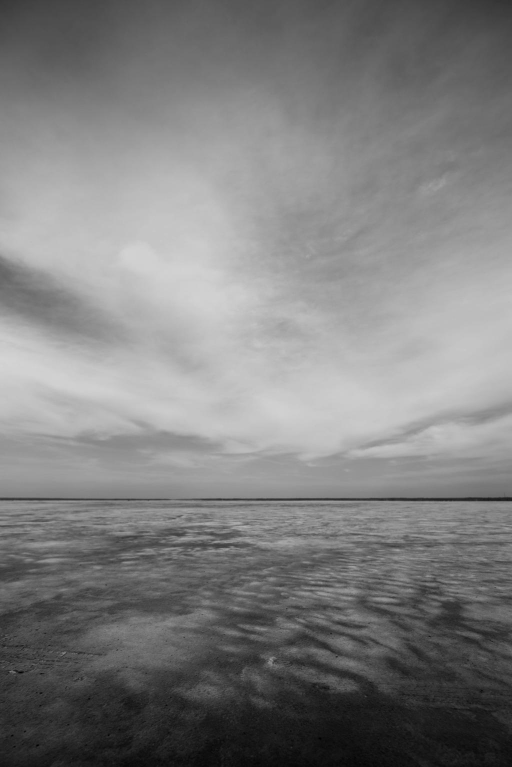
#> input picture imagem_paisagem.jpg, 1024 x 1534 px (shown at 1/2 size); its folder holds 7 pictures in this run
$ python svd_dimensionality_reduction.py
#> lines starting #> are read from the running program, lines starting #| are printed output that depends on the picture; long printed decimals are rounded
import numpy as np
import matplotlib.pyplot as plt
from PIL import Image

# Valores de k utilizados
K_VALUES = [5, 20, 50, 100, 200]

# Função para análise de uma imagem
def analisar_imagem(arquivo, nome):
    """
    Aplica a SVD a uma imagem em escala de cinza,
    gera as figuras e calcula as métricas utilizadas
    na análise.
    """
#> called with arquivo = 'imagem_paisagem.jpg', nome = 'paisagem'

    print("\n" + "=" * 70)
    print(f"ANÁLISE DA IMAGEM: {nome.upper()}")
    print("=" * 70)

    # Carregar imagem
    imagem = Image.open(arquivo).convert("L")

    A = np.array(imagem, dtype=float)

    m, n = A.shape
#> m = 1534; n = 1024

    print(f"Dimensões: {m} x {n}")
#| Dimensões: 1534 x 1024
    print(f"Total de pixels: {m*n}")
#| Total de pixels: 1570816

    # Decomposição SVD
    U, S, VT = np.linalg.svd(A, full_matrices=False)
#> S = 1024 values, max 170053.9 at index 0, min 1.66 at index 1023, mean 302.1

    print(f"Número de valores singulares: {len(S)}")
#| Número de valores singulares: 1024

    ks = [k for k in K_VALUES if k <= min(m, n)]
#> ks = [5, 20, 50, 100, 200]

    energia_total = np.sum(S**2)
#> energia_total = 2.92e+10

    # Figura - imagem original
    plt.figure(figsize=(5, 5))

    plt.imshow(A, cmap="gray")

    plt.title(f"Imagem original ({nome.capitalize()})")

    plt.axis("off")

    plt.tight_layout()

    plt.savefig(f"{nome}_original.png", dpi=300)

    plt.show()
    plt.close()

    # Figura - valores singulares
    plt.figure(figsize=(8, 5))

    plt.plot(S)

    plt.title(f"Valores singulares ({nome.capitalize()})")

    plt.xlabel("Índice")

    plt.ylabel("Magnitude")

    plt.grid(True)

    plt.tight_layout()

    plt.savefig(f"{nome}_valores_singulares.png", dpi=300)
#> figure, not shown here; curve peaks at x = 0, y = 170053.9

    plt.show()
    plt.close()

    # Figura - energia acumulada
    energia_acumulada = np.cumsum(S**2)
#> energia_acumulada = 1024 values from 2.89e+10 to 2.92e+10
    energia_acumulada /= energia_acumulada[-1]
#> energia_acumulada = 1024 values from 0.99 to 1

    plt.figure(figsize=(8, 5))

    plt.plot(energia_acumulada)

    plt.title(f"Energia acumulada ({nome.capitalize()})")

    plt.xlabel("k")

    plt.ylabel("Energia preservada")

    plt.grid(True)

    plt.tight_layout()

    plt.savefig(f"{nome}_energia_acumulada.png", dpi=300)
#> figure, not shown here; curve peaks at x = 1023, y = 1

    plt.show()
    plt.close()

    # Reconstruções
    reconstrucoes = {}

    fig, axes = plt.subplots(2, 3, figsize=(14, 8))

    axes[0, 0].imshow(A, cmap="gray")
    axes[0, 0].set_title("Original")
    axes[0, 0].axis("off")

    for ax, k in zip(axes.flat[1:], ks):

        Ak = U[:, :k] @ np.diag(S[:k]) @ VT[:k, :]

        Ak = np.clip(Ak, 0, 255)

        reconstrucoes[k] = Ak

        ax.imshow(Ak.astype(np.uint8), cmap="gray")

        ax.set_title(f"k = {k}")

        ax.axis("off")
#> after the loop, reconstrucoes = 5 items

    plt.tight_layout()

    plt.savefig(
        f"{nome}_comparacao.png",
        dpi=300,
        bbox_inches="tight"
    )
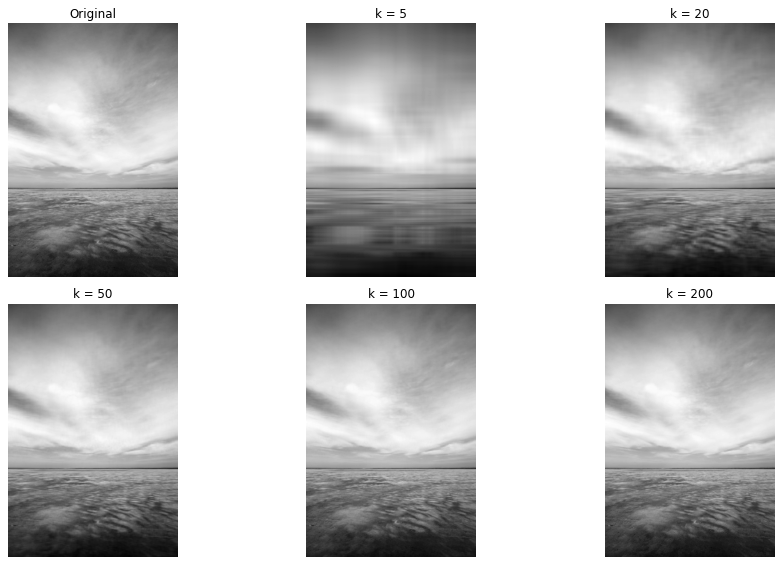
#> figure drawn by matplotlib, 6 panels

    plt.show()
    plt.close()

    # Resultados numéricos
    print("\nMétricas obtidas:\n")

    print(
        f"{'k':<10}"
        f"{'Erro':<18}"
        f"{'Compressão':<15}"
        f"{'Energia (%)'}"
    )

    resultados = []

    for k in ks:

        Ak = reconstrucoes[k]

        erro = (
            np.linalg.norm(A - Ak, "fro")
            / np.linalg.norm(A, "fro")
        )

        energia = (
            100 * np.sum(S[:k]**2)
            / energia_total
        )

        taxa = (m * n) / (k * (m + n + 1))

        resultados.append(
            (k, erro, taxa, energia)
        )

        print(
            f"{k:<10}"
            f"{erro:<18.6f}"
            f"{taxa:<15.2f}"
            f"{energia:.2f}"
        )
#> this loop made 5 passes
#> (erro, energia) on passes 1 to 5: (0.0561, 99.69), (0.0332, 99.89), (0.0208, 99.96), (0.0137, 99.98), (0.00698, 100)
#| 5         0.05609          122.77         99.69
#| 20        0.03316          30.69          99.89
#| 50        0.02077          12.28          99.96
#| 100       0.01371          6.14           99.98
#| 200       0.006985          3.07           100.00
#> after the loop, resultados = [(5, 0.0561, 122.8, 99.69), (20, 0.0332, 30.69, 99.89), (50, 0.0208, 12.28, 99.96), (100, 0.0137, 6.14, 99.98), (200, 0.00698, 3.07, 100)]

    return S, energia_acumulada, resultados


# Análise das imagens
S_paisagem, energia_paisagem, resultados_paisagem = analisar_imagem(
    "imagem_paisagem.jpg",
    "paisagem"
)
#> S_paisagem has the same summary as S in analisar_imagem; energia_paisagem = 1024 values from 0.99 to 1; resultados_paisagem has the same summary as resultados in analisar_imagem

S_folhas, energia_folhas, resultados_folhas = analisar_imagem(
    "imagem_folhas.jpg",
    "folhas"
)
#> call 2 of analisar_imagem, with arquivo = 'imagem_folhas.jpg', nome = 'folhas'
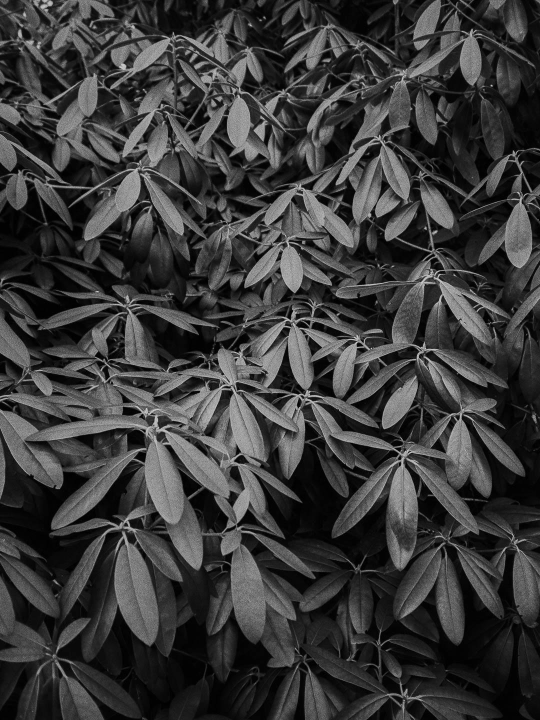
#> input picture imagem_folhas.jpg, 1080 x 1440 px (shown at 1/2 size)
#| Dimensões: 1440 x 1080
#| Total de pixels: 1555200
#> in analisar_imagem (call 2), `U, S, VT = np.linalg.svd(A, full_matrices=False)`:
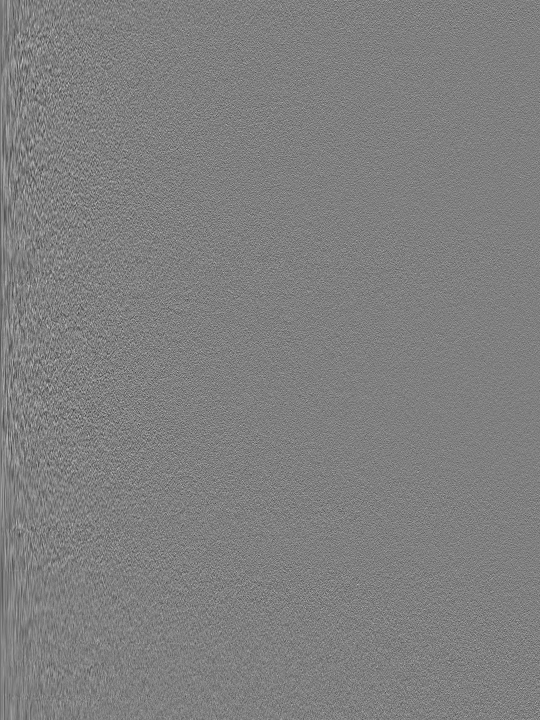
#> U: shape (1440, 1080) float64 (shown at 1/2 size); min -0.143, max 0.142, mean -3.03e-05; drawn with min black and max white
#> in analisar_imagem (call 2), `U, S, VT = np.linalg.svd(A, full_matrices=False)`:
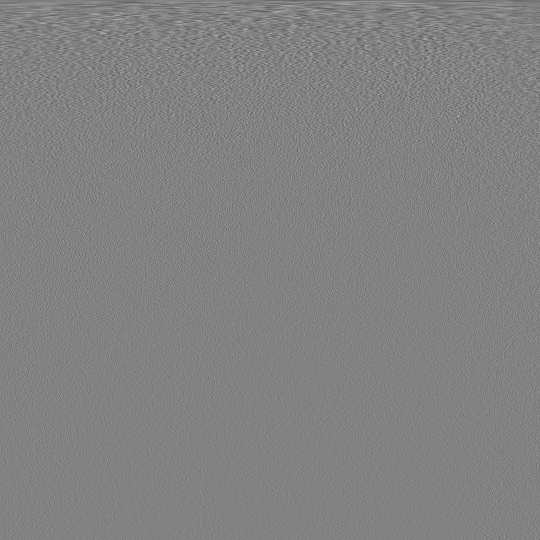
#> VT: shape (1080, 1080) float64 (shown at 1/2 size); min -0.24, max 0.231, mean -3.15e-05; drawn with min black and max white
#> in analisar_imagem (call 2), `U, S, VT = np.linalg.svd(A, full_matrices=False)`: S = 1080 values, max 75833.2 at index 0, min 27.56 at index 1079, mean 853.8
#| Número de valores singulares: 1080
#> in analisar_imagem (call 2), `energia_total = np.sum(S**2)`: energia_total = 8.75e+09
#> in analisar_imagem (call 2), `energia_acumulada = np.cumsum(S**2)`: energia_acumulada = 1080 values from 5.75e+09 to 8.75e+09
#> in analisar_imagem (call 2), `energia_acumulada /= energia_acumulada[-1]`: energia_acumulada = 1080 values from 0.658 to 1
#> the loop in analisar_imagem (call 2), `for ax, k in zip(axes.flat[1:], ks): ` made 5 passes
#> pass 1, in analisar_imagem (call 2), `Ak = np.clip(Ak, 0, 255)`:
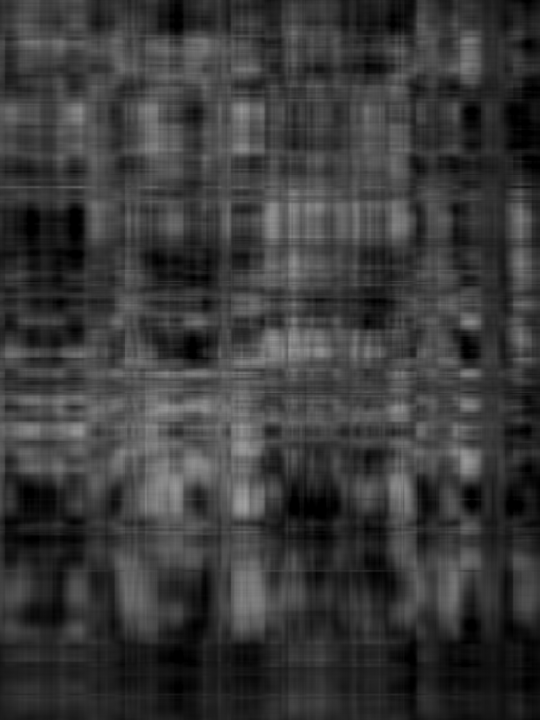
#> Ak: shape (1440, 1080) float64 (shown at 1/2 size); min 0, max 166.2, mean 58
#> in analisar_imagem (call 2), `plt.savefig( f"{nome}_comparacao.png", dpi=300, bbox_inches="tight" )`:
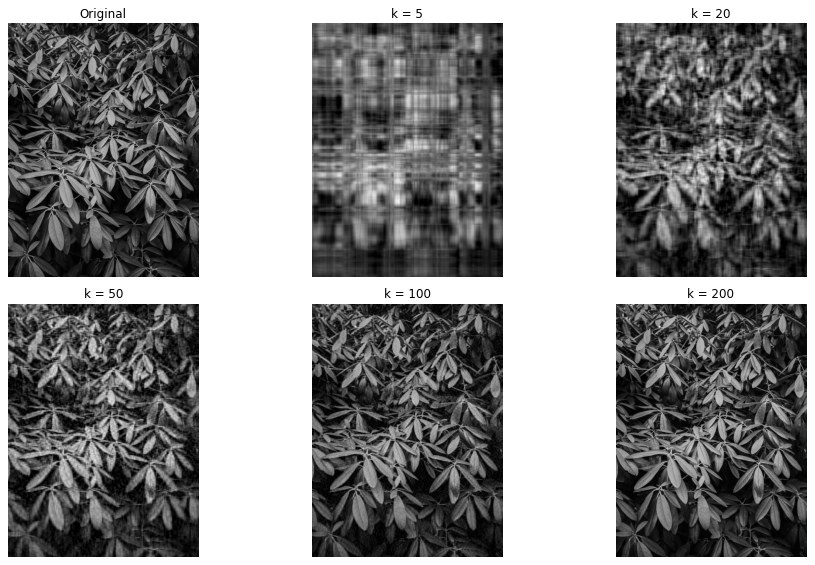
#> figure drawn by matplotlib, 6 panels
#> the loop in analisar_imagem (call 2), `for k in ks: ` made 5 passes
#> (erro, energia) on passes 1 to 5: (0.512, 73.78), (0.372, 86.04), (0.264, 92.94), (0.19, 96.34), (0.126, 98.4)
#| 5         0.5119          123.38         73.78
#| 20        0.3724          30.84          86.04
#| 50        0.2641          12.34          92.94
#| 100       0.1901          6.17           96.34
#| 200       0.1256          3.08           98.40
#> after the loop in analisar_imagem (call 2), `for k in ks:`: resultados = [(5, 0.512, 123.4, 73.78), (20, 0.372, 30.84, 86.04), (50, 0.264, 12.34, 92.94), (100, 0.19, 6.17, 96.34), (200, 0.126, 3.08, 98.4)]
#> S_folhas has the same summary as S in analisar_imagem; energia_folhas = 1080 values from 0.658 to 1; resultados_folhas has the same summary as resultados in analisar_imagem


# Comparação dos valores singulares
plt.figure(figsize=(8, 5))

plt.plot(S_paisagem, label="Paisagem")

plt.plot(S_folhas, label="Folhas")

plt.xlabel("Índice")

plt.ylabel("Valor singular")

plt.title("Comparação dos valores singulares")

plt.grid(True)

plt.legend()

plt.tight_layout()

plt.savefig(
    "comparacao_valores_singulares.png",
    dpi=300
)
#> figure, not shown here; curve peaks at x = 0, y = 170053.9; curve peaks at x = 0, y = 75833.2

plt.show()
plt.close()


# Comparação da energia acumulada
plt.figure(figsize=(8, 5))

plt.plot(energia_paisagem, label="Paisagem")

plt.plot(energia_folhas, label="Folhas")

plt.xlabel("k")

plt.ylabel("Energia acumulada")

plt.title("Comparação da energia acumulada")

plt.grid(True)

plt.legend()

plt.tight_layout()

plt.savefig(
    "comparacao_energia_acumulada.png",
    dpi=300
)
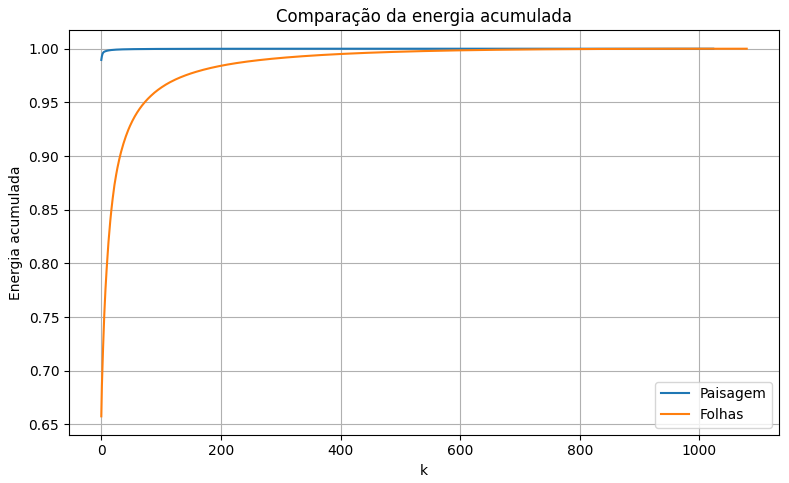
#> figure drawn by matplotlib, 1 panel; curve peaks at x = 1023, y = 1; curve peaks at x = 1079, y = 1

plt.show()
plt.close()
